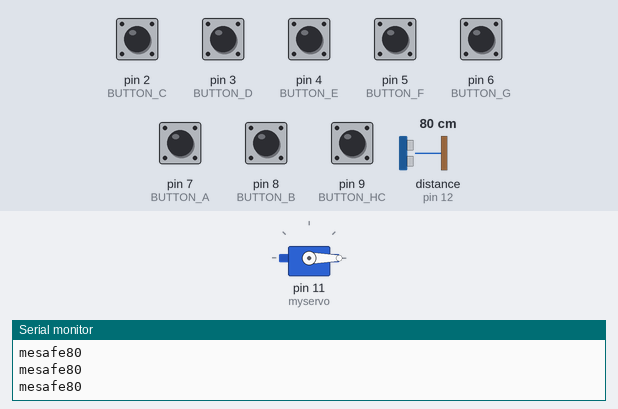
Bench run of a sketch on a simulated Arduino Uno, built with avr-gcc and run on an emulated ATmega328P. Parts: servo, the last lines printed to the serial monitor. The inputs (shaded band) are chosen by the test bench; at power-on: pin 2 (BUTTON_C), pin 3 (BUTTON_D), pin 4 (BUTTON_E), pin 5 (BUTTON_F), pin 6 (BUTTON_G), pin 7 (BUTTON_A), pin 8 (BUTTON_B), pin 9 (BUTTON_HC) LOW, distance to the obstacle (sensor on pin 12) 80 cm. The echo pulse lasts 58.3 µs per cm.

Above: at 1.3 s.
1.4 s: distance to the obstacle (sensor on pin 12) set to 8 cm
2.9 s: distance to the obstacle (sensor on pin 12) set to 5 cm
At 4.3 s:
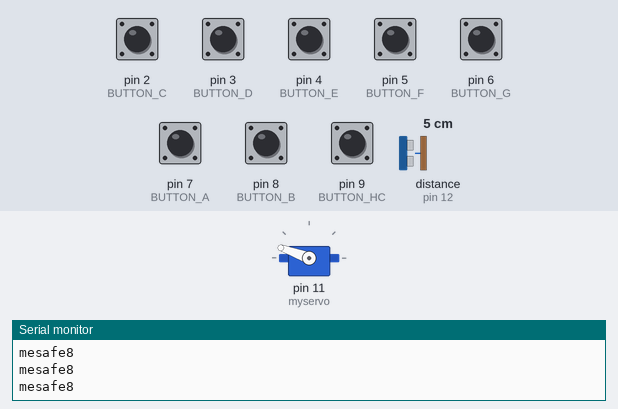
7.5 s: distance to the obstacle (sensor on pin 12) set to 2 cm
Timing chart, 0 to 10.0 s (numbered marks = the images above; inputs shaded):
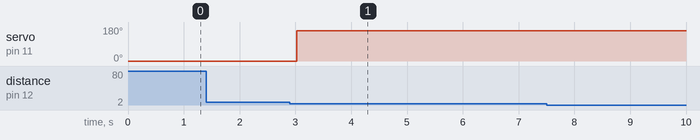

The sketch:

Code.ino
```cpp
#define NOTE_C 262
#define NOTE_D 294
#define NOTE_E 330
#define NOTE_F 349
#define NOTE_G 392
#define NOTE_A 440
#define NOTE_B 494
#define NOTE_HC 515

const int SPEAKER=10;
const int BUTTON_C=2;
const int BUTTON_D=3;
const int BUTTON_E=4;
const int BUTTON_F=5;
const int BUTTON_G=6;
const int BUTTON_A=7;
const int BUTTON_B=8;
const int BUTTON_HC=9;

#include<Servo.h>                //Adding the Servo library

Servo myservo;            //Define an object named MyServo
const int eko=12;
const int trig=13;
int mesafe;
int sure;


void setup(){
  myservo.attach(11);           //We introduced the thirtin pin arduino to the servo motor
  pinMode(trig,OUTPUT);
  pinMode(eko,INPUT);
}

void loop()
{
  while(digitalRead(BUTTON_C))
        tone(SPEAKER, NOTE_C);
  while(digitalRead(BUTTON_D))
        tone(SPEAKER, NOTE_D);
  while(digitalRead(BUTTON_E))
        tone(SPEAKER, NOTE_E);
  while(digitalRead(BUTTON_F))
        tone(SPEAKER, NOTE_F);
  while(digitalRead(BUTTON_G))
        tone(SPEAKER, NOTE_G);
  while(digitalRead(BUTTON_A))
        tone(SPEAKER, NOTE_A);
  while(digitalRead(BUTTON_B))
        tone(SPEAKER, NOTE_B);
  while(digitalRead(BUTTON_HC))
        tone(SPEAKER, NOTE_HC);


  noTone(SPEAKER);
   myservo.write(0);
  Serial.begin(9600);


  digitalWrite(trig, LOW);
  delayMicroseconds(10);
  digitalWrite(trig, HIGH);
  delayMicroseconds(20);
  digitalWrite(trig, LOW);
  sure = pulseIn(eko, HIGH);
  mesafe= (sure/29.1)/2;


  if(mesafe<=5){
    myservo.write(160);
    delay(5000);
  }


  if(mesafe>200)
mesafe=200;
Serial.print("mesafe");
Serial.println(mesafe);
delay(500);
}
```

Measured:
- the behaviour switches between 7 and 6 cm on distance to the obstacle (sensor on pin 12) (found by bisection; images 0 and 1)
- after the input at 2.9 s, servo on pin 11 (myservo): 0° → 160° after 0.12 s
